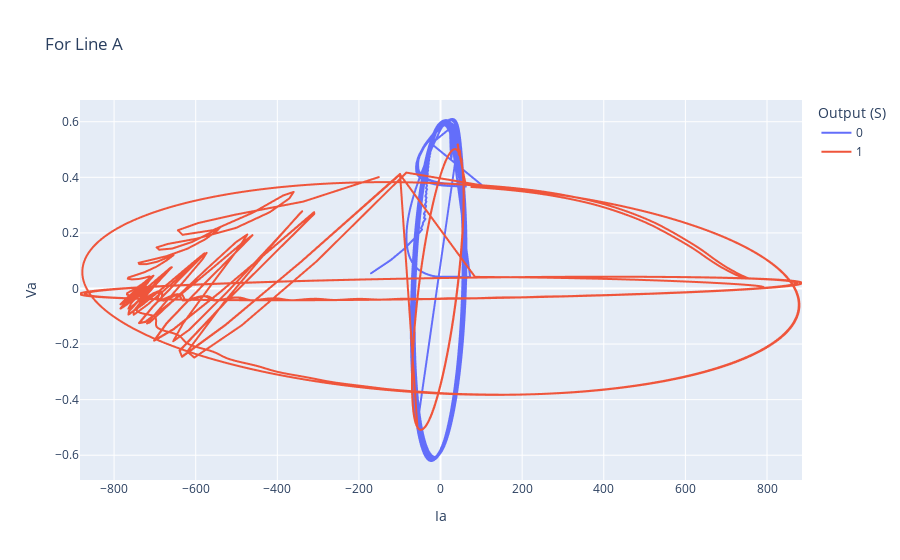

This figure's notebook cell:
### Markdown cell above
All the data is somewhat normally distrubuted.

### Code cell
fig = px.line(ddtr, x = "Ia", y = "Va", title="For Line A", color = "Output (S)")
fig.show()

### Figure 1 — Plotly figure (JSON) as saved in the notebook; plotly's stock layout.template omitted (floating-point values rounded to 4 significant figures; data arrays with more than 128 entries replaced by an {"elided": "..."} marker saying what was removed)
{"data": [{"hovertemplate": "Output (S)=0<br>Ia=%{x}<br>Va=%{y}<extra></extra>", "legendgroup": "0", "line": {"color": "#636efa", "dash": "solid"}, "marker": {"symbol": "circle"}, "mode": "lines", "name": "0", "showlegend": true, "type": "scattergl", "x": {"elided": "6505 float values"}, "xaxis": "x", "y": {"elided": "6505 float values"}, "yaxis": "y"}, {"hovertemplate": "Output (S)=1<br>Ia=%{x}<br>Va=%{y}<extra></extra>", "legendgroup": "1", "line": {"color": "#EF553B", "dash": "solid"}, "marker": {"symbol": "circle"}, "mode": "lines", "name": "1", "showlegend": true, "type": "scattergl", "x": {"elided": "5496 float values"}, "xaxis": "x", "y": {"elided": "5496 float values"}, "yaxis": "y"}], "layout": {"legend": {"title": {"text": "Output (S)"}, "tracegroupgap": 0}, "title": {"text": "For Line A"}, "xaxis": {"anchor": "y", "domain": [0, 1], "title": {"text": "Ia"}}, "yaxis": {"anchor": "x", "domain": [0, 1], "title": {"text": "Va"}}}}
